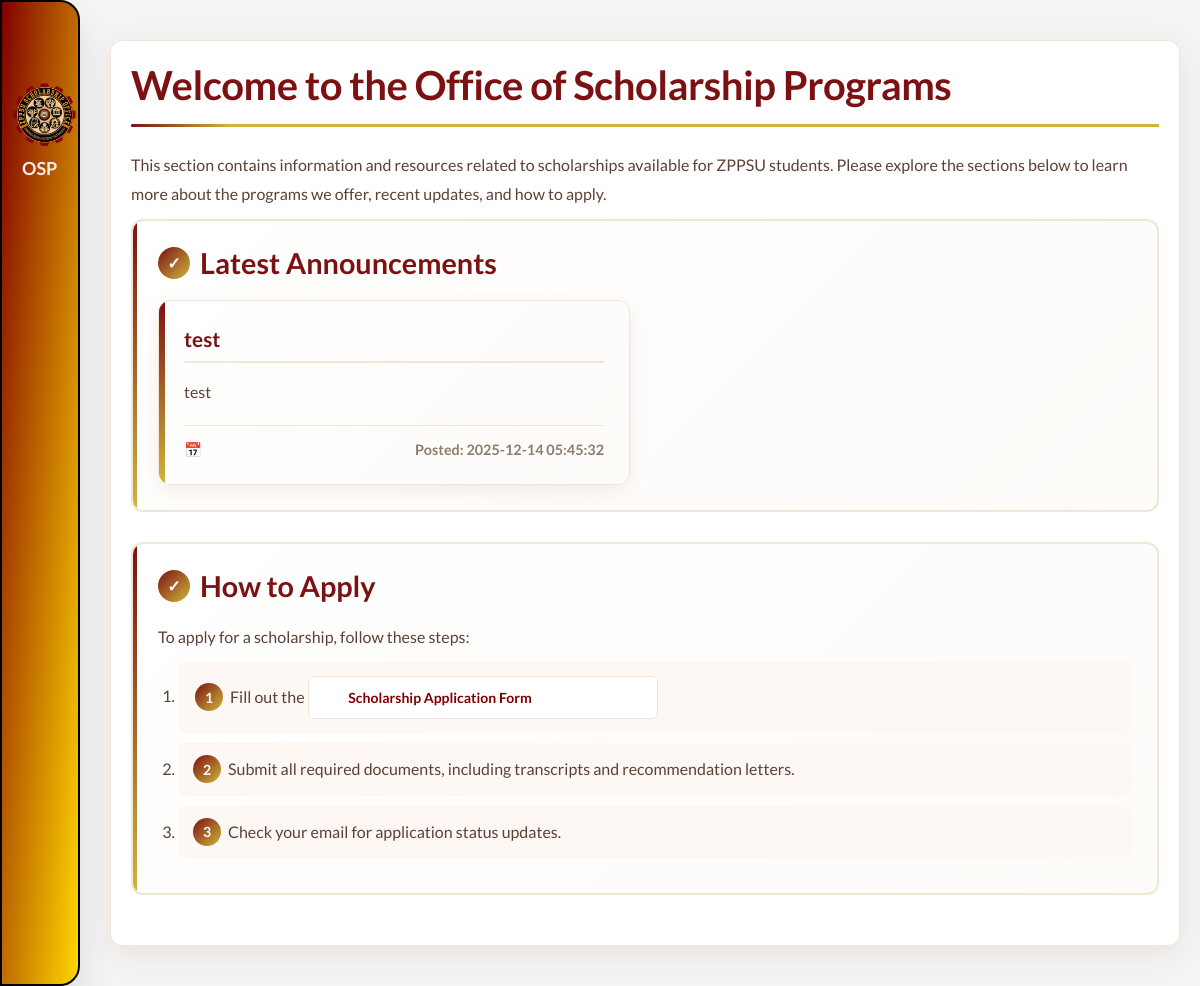
The app's page /views/home.php (signed in), older data.
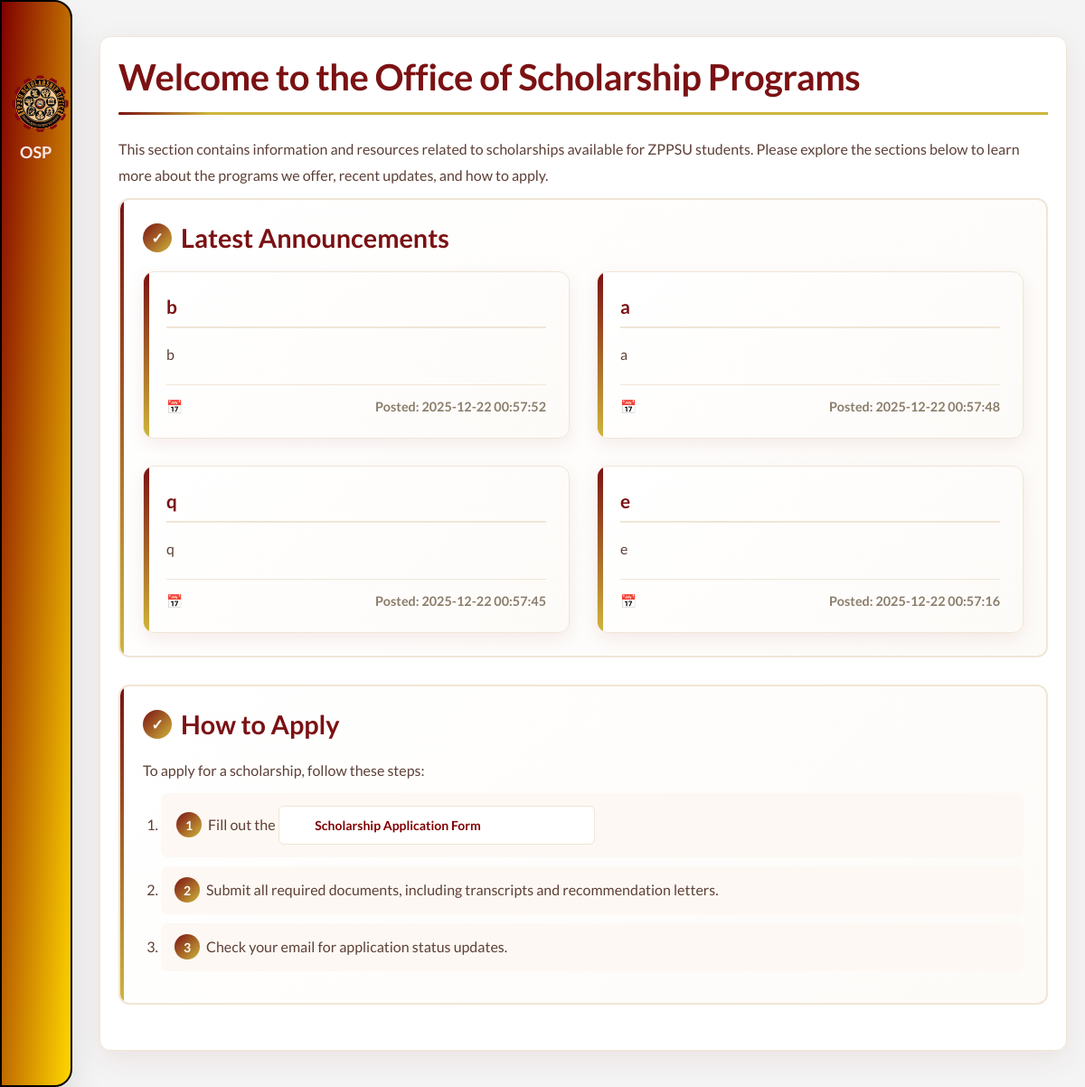
The same page, newer data.
### tables this page shows
CREATE TABLE `announcements` (
  `id` int(11) NOT NULL,
  `title` varchar(255) NOT NULL,
  `message` text NOT NULL,
  `created_at` timestamp NOT NULL DEFAULT current_timestamp()
);

### views/home.php (the view, shortened to what the changed rows need)
<?php
include '../includes/session.php';
$annQuery = $pdo->query("SELECT * FROM announcements ORDER BY created_at DESC LIMIT 10");
$announcements = $annQuery->fetchAll(PDO::FETCH_ASSOC);
?>
<!DOCTYPE html>
<html lang="en">
<head>
    <link rel="stylesheet" href="../css/styles.css?v=<?php echo time(); ?>">
    <link rel="stylesheet" href="../css/preloader.css?v=<?php echo time(); ?>">
    <link rel="stylesheet" href="../css/home.css?v=<?php echo time(); ?>">
</head>
<body>
    <div class="content">
        <div class="content-1">
            <h1>Welcome to the Office of Scholarship Programs</h1>
            <section>
                <h2>Latest Announcements</h2>
                <?php if (count($announcements) === 0): ?>
                    <p>No announcements available at the moment.</p>
                <?php else: ?>
                    <div class="announcement-cards">
                        <?php foreach ($announcements as $a): ?>
                            <div class="announcement-card">
                                <h3><?= htmlspecialchars($a['title']); ?></h3>
                                <p><?= nl2br(htmlspecialchars($a['message'])); ?></p>
                                <span class="announcement-date">Posted: <?= $a['created_at']; ?></span>
                            </div>
                        <?php endforeach; ?>
                    </div>
                <?php endif; ?>
            </section>
            <section>
                <h2>How to Apply</h2>
            </section>
        </div>
    </div>
</body>
</html>

Row changes from the older to the newer data that the page shows:
removed announcements: title "test", message "test", created_at "2025-12-14 05:45:32"
added announcements: title "b", message "b", created_at "2025-12-22 00:57:52"
added announcements: title "a", message "a", created_at "2025-12-22 00:57:48"
added announcements: title "q", message "q", created_at "2025-12-22 00:57:45"
added announcements: title "e", message "e", created_at "2025-12-22 00:57:16"
